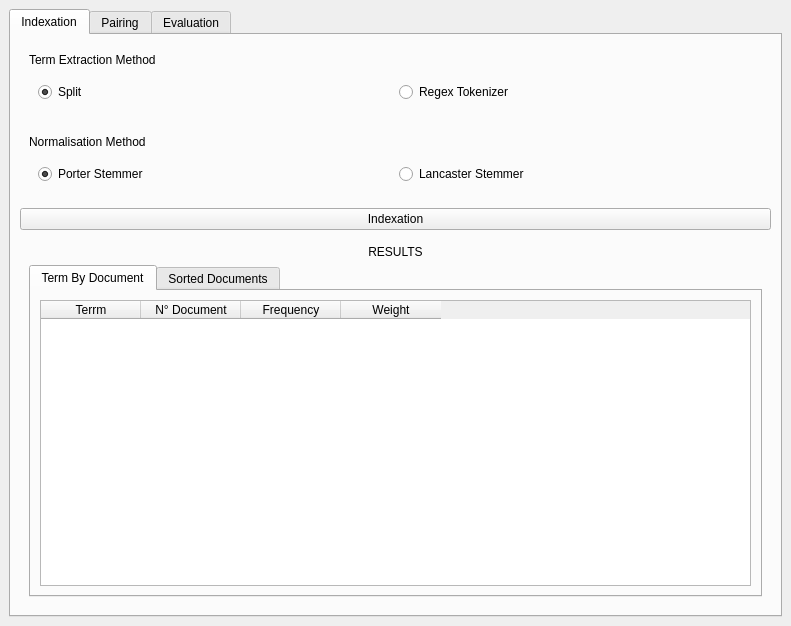
<?xml version="1.0" encoding="UTF-8"?>
<ui version="4.0">
 <class>MainWindow</class>
 <widget class="QMainWindow" name="MainWindow">
  <property name="geometry">
   <rect>
    <x>0</x>
    <y>0</y>
    <width>791</width>
    <height>626</height>
   </rect>
  </property>
  <property name="windowTitle">
   <string>MainWindow</string>
  </property>
  <widget class="QWidget" name="centralwidget">
   <layout class="QVBoxLayout" name="verticalLayout_3">
    <item>
     <widget class="QTabWidget" name="tabWidget_2">
      <property name="currentIndex">
       <number>0</number>
      </property>
      <widget class="QWidget" name="indexation">
       <attribute name="title">
        <string>Indexation</string>
       </attribute>
       <layout class="QVBoxLayout" name="verticalLayout_7">
        <item>
         <widget class="QWidget" name="widget_4" native="true">
          <layout class="QVBoxLayout" name="verticalLayout_5">
           <item>
            <widget class="QLabel" name="label">
             <property name="text">
              <string>Term Extraction Method</string>
             </property>
            </widget>
           </item>
           <item>
            <widget class="QWidget" name="widget_5" native="true">
             <layout class="QHBoxLayout" name="horizontalLayout_2">
              <item>
               <widget class="QRadioButton" name="split_rbtn">
                <property name="text">
                 <string>Split</string>
                </property>
                <property name="checked">
                 <bool>true</bool>
                </property>
               </widget>
              </item>
              <item>
               <widget class="QRadioButton" name="regex_tokenizer_rbtn">
                <property name="text">
                 <string>Regex Tokenizer</string>
                </property>
               </widget>
              </item>
             </layout>
            </widget>
           </item>
          </layout>
         </widget>
        </item>
        <item>
         <widget class="QWidget" name="widget_6" native="true">
          <layout class="QVBoxLayout" name="verticalLayout_6">
           <item>
            <widget class="QLabel" name="label_5">
             <property name="text">
              <string>Normalisation Method</string>
             </property>
            </widget>
           </item>
           <item>
            <widget class="QWidget" name="widget_7" native="true">
             <layout class="QHBoxLayout" name="horizontalLayout_3">
              <item>
               <widget class="QRadioButton" name="porter_stemmer_rbtn">
                <property name="text">
                 <string>Porter Stemmer</string>
                </property>
                <property name="checked">
                 <bool>true</bool>
                </property>
               </widget>
              </item>
              <item>
               <widget class="QRadioButton" name="lancaster_stemmer_rbtn">
                <property name="text">
                 <string>Lancaster Stemmer</string>
                </property>
               </widget>
              </item>
             </layout>
            </widget>
           </item>
          </layout>
         </widget>
        </item>
        <item>
         <widget class="QPushButton" name="indexation_btn">
          <property name="text">
           <string>Indexation</string>
          </property>
         </widget>
        </item>
        <item>
         <widget class="QWidget" name="widget_3" native="true">
          <layout class="QVBoxLayout" name="verticalLayout_4">
           <item>
            <widget class="QLabel" name="label_4">
             <property name="text">
              <string>&lt;html&gt;&lt;head/&gt;&lt;body&gt;&lt;p align=&quot;center&quot;&gt;RESULTS&lt;/p&gt;&lt;/body&gt;&lt;/html&gt;</string>
             </property>
            </widget>
           </item>
           <item>
            <widget class="QTabWidget" name="tabWidget_3">
             <property name="currentIndex">
              <number>0</number>
             </property>
             <widget class="QWidget" name="term_by_document_tab_2">
              <property name="accessibleName">
               <string/>
              </property>
              <attribute name="title">
               <string>Term By Document</string>
              </attribute>
              <layout class="QGridLayout" name="gridLayout_3">
               <item row="0" column="0">
                <widget class="QTableWidget" name="term_by_document_table_2">
                 <column>
                  <property name="text">
                   <string>Terrm</string>
                  </property>
                 </column>
                 <column>
                  <property name="text">
                   <string>N° Document</string>
                  </property>
                 </column>
                 <column>
                  <property name="text">
                   <string>Frequency</string>
                  </property>
                 </column>
                 <column>
                  <property name="text">
                   <string>Weight</string>
                  </property>
                 </column>
                </widget>
               </item>
              </layout>
             </widget>
             <widget class="QWidget" name="sorted_documents_tab_2">
              <attribute name="title">
               <string>Sorted Documents</string>
              </attribute>
              <layout class="QGridLayout" name="gridLayout_4">
               <item row="0" column="0">
                <widget class="QTableWidget" name="stored_documents_table_2">
                 <column>
                  <property name="text">
                   <string>N° Document </string>
                  </property>
                 </column>
                 <column>
                  <property name="text">
                   <string>Relevance</string>
                  </property>
                 </column>
                </widget>
               </item>
              </layout>
             </widget>
            </widget>
           </item>
          </layout>
         </widget>
        </item>
       </layout>
      </widget>
      <widget class="QWidget" name="pairing">
       <attribute name="title">
        <string>Pairing</string>
       </attribute>
      </widget>
      <widget class="QWidget" name="evaluation">
       <attribute name="title">
        <string>Evaluation</string>
       </attribute>
       <layout class="QVBoxLayout" name="verticalLayout_2">
        <item>
         <widget class="QWidget" name="widget" native="true">
          <layout class="QHBoxLayout" name="horizontalLayout">
           <item>
            <widget class="QLabel" name="label_2">
             <property name="text">
              <string>QUERY :</string>
             </property>
            </widget>
           </item>
           <item>
            <widget class="QLineEdit" name="query_input"/>
           </item>
           <item>
            <widget class="QPushButton" name="search_btn">
             <property name="text">
              <string>SEARCH</string>
             </property>
            </widget>
           </item>
          </layout>
         </widget>
        </item>
        <item>
         <widget class="QWidget" name="widget_2" native="true">
          <layout class="QVBoxLayout" name="verticalLayout">
           <item>
            <widget class="QLabel" name="label_3">
             <property name="text">
              <string>&lt;html&gt;&lt;head/&gt;&lt;body&gt;&lt;p align=&quot;center&quot;&gt;RESULTS&lt;/p&gt;&lt;/body&gt;&lt;/html&gt;</string>
             </property>
            </widget>
           </item>
           <item>
            <widget class="QTabWidget" name="tabWidget">
             <property name="currentIndex">
              <number>0</number>
             </property>
             <widget class="QWidget" name="term_by_document_tab">
              <property name="accessibleName">
               <string/>
              </property>
              <attribute name="title">
               <string>Term By Document</string>
              </attribute>
              <layout class="QGridLayout" name="gridLayout">
               <item row="0" column="0">
                <widget class="QTableWidget" name="term_by_document_table">
                 <column>
                  <property name="text">
                   <string>Terrm</string>
                  </property>
                 </column>
                 <column>
                  <property name="text">
                   <string>N° Document</string>
                  </property>
                 </column>
                 <column>
                  <property name="text">
                   <string>Frequency</string>
                  </property>
                 </column>
                 <column>
                  <property name="text">
                   <string>Weight</string>
                  </property>
                 </column>
                </widget>
               </item>
              </layout>
             </widget>
             <widget class="QWidget" name="sorted_documents_tab">
              <attribute name="title">
               <string>Sorted Documents</string>
              </attribute>
              <layout class="QGridLayout" name="gridLayout_2">
               <item row="0" column="0">
                <widget class="QTableWidget" name="stored_documents_table">
                 <column>
                  <property name="text">
                   <string>N° Document </string>
                  </property>
                 </column>
                 <column>
                  <property name="text">
                   <string>Relevance</string>
                  </property>
                 </column>
                </widget>
               </item>
              </layout>
             </widget>
            </widget>
           </item>
          </layout>
         </widget>
        </item>
       </layout>
      </widget>
     </widget>
    </item>
   </layout>
  </widget>
 </widget>
 <resources/>
 <connections/>
</ui>
